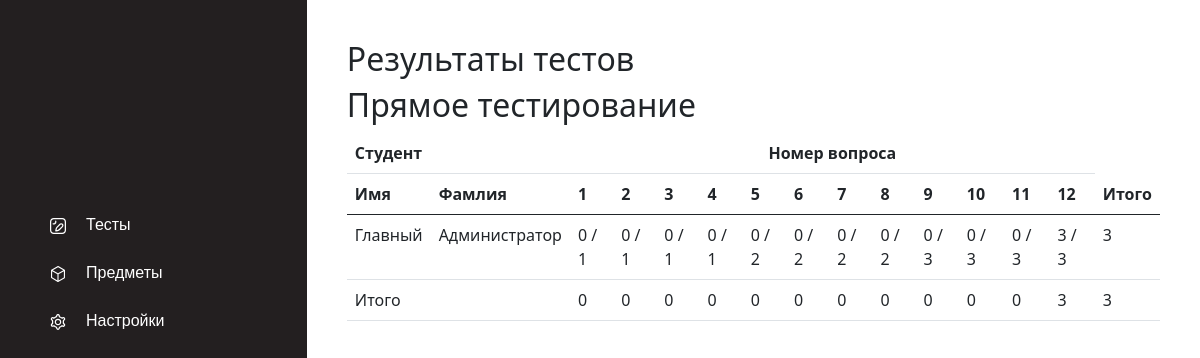
The app's page /subjects/topics/groups/res/?topic=13&groups=1 (signed in) with its own data.
### tests/models.py (models this page shows)
class Topic(models.Model):
    subject = models.ForeignKey(Subject, on_delete=models.CASCADE)
    name = models.CharField(max_length=50)

class Test(models.Model):
    user = models.ForeignKey(User, on_delete=models.CASCADE)
    topic = models.ForeignKey(Topic, on_delete=models.CASCADE)
    streak = models.PositiveSmallIntegerField(default=0)
    last_question = models.ForeignKey(Question, on_delete=models.SET_NULL, null=True)
    question_count = models.PositiveSmallIntegerField(default=1)
    total_questions = models.PositiveSmallIntegerField(default=10)
    points = models.PositiveSmallIntegerField(default=0)
    start_time = models.TimeField(default=timezone.now)

class QuestionsData(models.Model):
    difficulty = models.IntegerField(default=1)
    pattern = models.ForeignKey(Pattern, default=0, on_delete=models.CASCADE)
    correct_answer = models.IntegerField()
    heading = models.CharField(max_length=128)
    body = models.TextField()
    answers = models.TextField()
    test = models.ForeignKey(Test, default=0, on_delete=models.CASCADE)
    user_answer = models.IntegerField(default=0)
    counter = models.IntegerField(default=1)
    point = models.IntegerField(default=0)

### account/models.py (models this page shows)
class User(auth_models.AbstractUser):
    active_test = models.PositiveIntegerField(blank=True, null=True)
    study_group = models.ForeignKey(StudyGroup, on_delete=models.SET_NULL, null=True)

### results/views.py (the view)
# urls.py: path('topics/groups/res/', views.show_res, name='show res'),
@login_required(login_url='/account/auth/', redirect_field_name='')
def show_res(request):
    topic = Topic.objects.get(id=request.GET.get("topic"))
    tests = Test.objects.filter(topic=topic, user__study_group_id=request.GET.get("groups"), last_question=None)
    total_questions = tests.filter().first().total_questions
    total_questions = range(1, total_questions+1)
    questions_data = []
    for test in tests:
        questions_data.append(test.questionsdata_set.all())
    final_count = []
    for i in total_questions:
        summa = 0
        for test_id in tests:
            summa += QuestionsData.objects.get(counter=i, test_id=test_id.id).point
        final_count.append(summa)
    final_count.append(sum(final_count))
    return render(request, 'subjects/res.html', {'topic': topic, 'data': questions_data,
                                                 'tests': tests,
                                                 'tq': total_questions,
                                                 'tqc': len(total_questions),
                                                 'fc': final_count})

### templates/subjects/res.html (shortened to what this page needs)
{% extends "tests/../base.html" %}
{% block content %}
<h2>Результаты тестов</h2>
        <h2>{{ topic.name }}</h2>
    <table class="table">
        <thead>
        <th colspan="2">Студент</th>
        <th class="text-center" colspan="{{ tqc }}">Номер вопроса</th>
        <tr>
            <th scope="col">Имя</th>
            <th scope="col">Фамлия</th>
            {% for qustion_number in tq %}
                <th scope="col">{{ qustion_number }}</th>
            {% endfor %}
            <th>Итого</th>
        </tr>
        </thead>
        <tbody>
              {% for item in tests %}
                <tr>
                    <td>{{ item.user.first_name }}</td>
                    <td>{{ item.user.last_name }}</td>
                    {% for questions in data %}
                        {% for question in questions %}
                            {% if question.test_id == item.id %}
                                <td>{{question.point}} / {{question.difficulty}}</td>
                            {% endif %}
                        {% endfor %}
                    {% endfor %}
                    <td>{{ item.points }}</td>
                </tr>
              {% endfor %}
        <td colspan="2">Итого</td>
        {% for count in fc %}
            <td>{{ count }}</td>
        {% endfor %}
        </tbody>
    </table>
{% endblock %}

### tests/static/css/base.css (style rules this page uses)
html, body { height: 100%; }

### records on screen
Topic: name "Прямое тестирование"
Test: user.first_name "Главный", user.last_name "Администратор", points "3"
QuestionsData: point "0", difficulty "1"
QuestionsData: point "0", difficulty "1"
QuestionsData: point "0", difficulty "1"
QuestionsData: point "0", difficulty "1"
QuestionsData: point "0", difficulty "2"
QuestionsData: point "0", difficulty "2"
QuestionsData: point "0", difficulty "2"
QuestionsData: point "0", difficulty "2"
QuestionsData: point "0", difficulty "3"
QuestionsData: point "0", difficulty "3"
QuestionsData: point "0", difficulty "3"
QuestionsData: point "3", difficulty "3"

### other values on screen
{{ qustion_number }} "1" "2" "3" "4" "5" "6" "7" "8" "9" "10" "11" "12"
{{ count }} "0" "0" "0" "0" "0" "0" "0" "0" "0" "0" "0" "3" "3"
